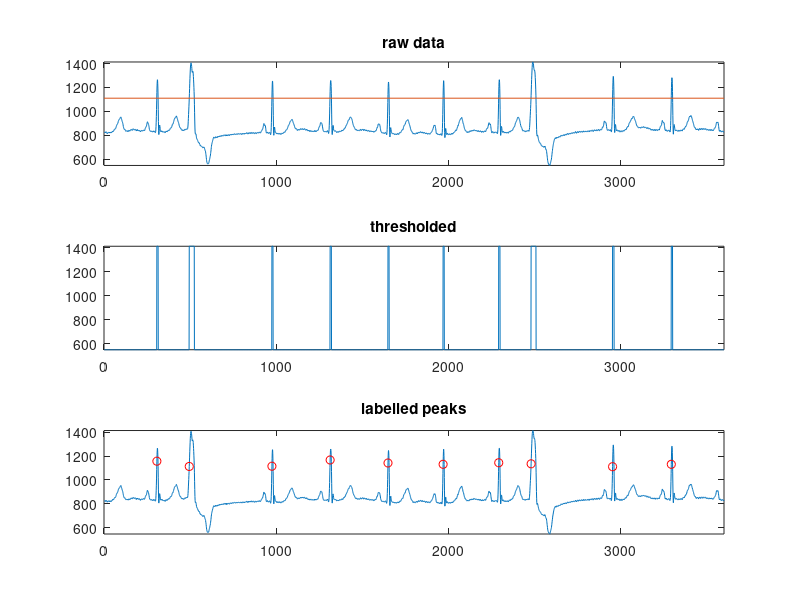

Here is the MATLAB script that generated this plot: (Note: this script raises an error after producing the figure.)
clear;
clc;
load Sample_1;

rawData=Orig_Sig;
numSamples = length(rawData);
maxValue = max(rawData);
minValue = min(rawData);
% threshold is 65% bewteen min and max
threshold = minValue + ((maxValue - minValue) * 0.65);


% render rawData
figure(1);
subplot(3,1,1);
plot(rawData);
title('raw data')
xlim([0 numSamples]);
ylim([minValue maxValue]);


% plot threshold line
hold on
plot([0, numSamples],[threshold, threshold]);
xlim([0 numSamples]);
ylim([minValue maxValue]);
hold off

% only keep y values above threshold
thresholdedData = rawData;
thresholdedData(thresholdedData < threshold) = minValue;
thresholdedData(thresholdedData > threshold) = maxValue;

subplot(3,1,2);
plot(thresholdedData);
title('thresholded');
xlim([0 numSamples]);
ylim([minValue maxValue]);

% count numHeartBeats as number of peaks
[peaksY, peaksX] = findpeaks(thresholdedData);
subplot(3,1,3);
plot(rawData);
title('labelled peaks');
hold on
scatter(peaksX, rawData(peaksX), 'r'); 
hold off
xlim([0 numSamples]);
ylim([minValue maxValue]);

numPeaks = size(peaksX, 1);
heartRate=(numPeaks * 60) / 10; % 60s in a min, 10s of samples
disp("Heart Rate is : " + heartRate + " Beats/Min");
